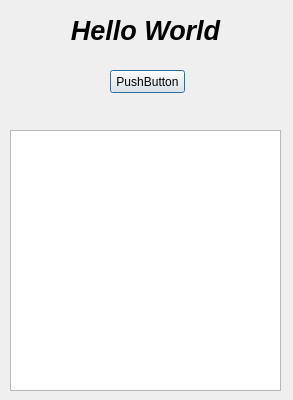
<?xml version="1.0" encoding="UTF-8"?>
<ui version="4.0">
 <class>Dialog</class>
 <widget class="QDialog" name="Dialog">
  <property name="geometry">
   <rect>
    <x>0</x>
    <y>0</y>
    <width>293</width>
    <height>400</height>
   </rect>
  </property>
  <property name="windowTitle">
   <string>Dialog</string>
  </property>
  <widget class="QTextEdit" name="textField">
   <property name="geometry">
    <rect>
     <x>10</x>
     <y>130</y>
     <width>271</width>
     <height>261</height>
    </rect>
   </property>
  </widget>
  <widget class="QLabel" name="label">
   <property name="geometry">
    <rect>
     <x>40</x>
     <y>0</y>
     <width>211</width>
     <height>61</height>
    </rect>
   </property>
   <property name="font">
    <font>
     <pointsize>20</pointsize>
     <weight>75</weight>
     <italic>true</italic>
     <bold>true</bold>
    </font>
   </property>
   <property name="text">
    <string>Hello World</string>
   </property>
   <property name="alignment">
    <set>Qt::AlignCenter</set>
   </property>
  </widget>
  <widget class="QPushButton" name="pushButton">
   <property name="geometry">
    <rect>
     <x>110</x>
     <y>70</y>
     <width>75</width>
     <height>23</height>
    </rect>
   </property>
   <property name="text">
    <string>PushButton</string>
   </property>
  </widget>
 </widget>
 <resources/>
 <connections/>
</ui>
